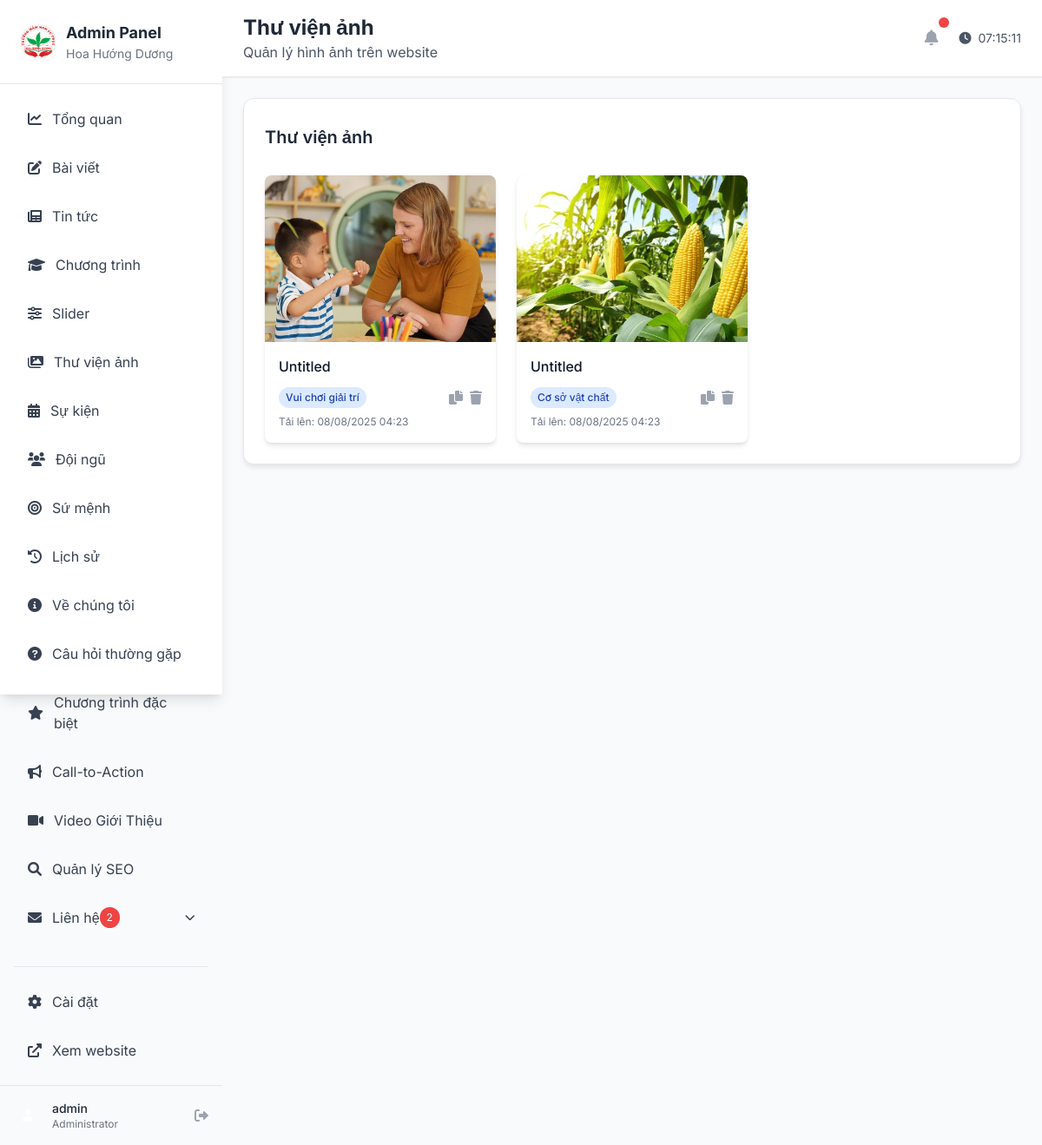
Page /admin/gallery (signed in) on the committed database.
### app.py (models this page shows)
class User(UserMixin, db.Model):
    id = db.Column(db.Integer, primary_key=True)
    username = db.Column(db.String(80), unique=True, nullable=False)
    email = db.Column(db.String(120), unique=True, nullable=False)
    password_hash = db.Column(db.String(128))

class Gallery(db.Model):
    id = db.Column(db.Integer, primary_key=True)
    title = db.Column(db.String(200))
    image_path = db.Column(db.String(200), nullable=False)
    description = db.Column(db.Text)
    category = db.Column(db.String(100))
    is_featured = db.Column(db.Boolean, default=False)
    created_at = db.Column(db.DateTime, default=datetime.utcnow)

### app.py (the view)
@app.route('/admin/gallery')
@login_required
def admin_gallery():
    page = request.args.get('page', 1, type=int)
    images = Gallery.query.order_by(Gallery.created_at.desc()).paginate(
        page=page, per_page=12, error_out=False)
    return render_template('admin/gallery/list.html', images=images)

### templates/admin/gallery/list.html (shortened to what this page needs)
{% extends "admin/base.html" %}
{% block page_title %}Thư viện ảnh{% endblock %}
{% block page_description %}Quản lý hình ảnh trên website{% endblock %}
{% block content %}
<div class="admin-card p-6">
    <div class="flex items-center justify-between mb-6">
        <h2 class="text-xl font-semibold text-gray-800">Thư viện ảnh</h2>
        <a href="{{ url_for('admin_gallery_create') }}" class="bg-orange-600 hover:bg-orange-700 text-white px-4 py-2 rounded-lg transition font-medium">
            <i class="fas fa-upload mr-2"></i>Tải lên ảnh
        </a>
    </div>
    {% if images.items %}
    <div class="grid grid-cols-1 md:grid-cols-2 lg:grid-cols-3 xl:grid-cols-4 gap-6">
        {% for image in images.items %}
        <div class="bg-white rounded-lg shadow-md overflow-hidden hover:shadow-lg transition-shadow duration-300">
            <div class="aspect-w-16 aspect-h-9 bg-gray-200">
                <img src="{{ url_for('static', filename=image.image_path) }}"
                     alt="{{ image.title or 'Gallery Image' }}"
                     class="w-full h-48 object-cover">
            </div>
            <div class="p-4">
                <h3 class="font-medium text-gray-900 truncate">{{ image.title or 'Untitled' }}</h3>
                <div class="flex items-center justify-between mt-3">
                    <div class="flex items-center space-x-2">
                        {% if image.category %}
                        <span class="inline-flex items-center px-2 py-1 rounded-full text-xs font-medium bg-blue-100 text-blue-800">
                            {{ image.category }}
                        </span>
                        {% endif %}
                    </div>
                    <div class="flex items-center space-x-2">
                        <button onclick="copyImageUrl('{{ url_for('static', filename=image.image_path, _external=True) }}')"
                                class="text-gray-400 hover:text-blue-600 transition-colors"
                                title="Copy URL">
                            <i class="fas fa-copy"></i>
                        </button>
                        <form method="POST" action="{{ url_for('admin_gallery_delete', id=image.id) }}" class="inline">
                            <button type="button"
                                    class="delete-btn text-gray-400 hover:text-red-600 transition-colors"
                                    title="Xóa ảnh">
                                <i class="fas fa-trash"></i>
                            </button>
                        </form>
                    </div>
                </div>
                <div class="text-xs text-gray-500 mt-2">
                    Tải lên: {{ image.created_at.strftime('%d/%m/%Y %H:%M') }}
                </div>
            </div>
        </div>
        {% endfor %}
    </div>
    {% endif %}
</div>
{% endblock %}

### templates/admin/base.html (shortened to what this page needs)
<!DOCTYPE html>
<html lang="vi">
<head>
    <link href="https://cdn.jsdelivr.net/npm/tailwindcss@2.2.19/dist/tailwind.min.css" rel="stylesheet">
    <link rel="stylesheet" href="https://cdnjs.cloudflare.com/ajax/libs/font-awesome/6.0.0/css/all.min.css">
    <link rel="stylesheet" href="https://cdnjs.cloudflare.com/ajax/libs/cropperjs/1.5.12/cropper.min.css">
</head>
<body class="bg-gray-50">
    <div class="flex h-screen">
        <div class="w-64 bg-white shadow-lg flex flex-col">
            <div class="p-6 border-b border-gray-200">
                <div class="flex items-center">
                    <img src="{{ url_for('static', filename='images/mnhhd.jpg') }}" alt="Hoa Hướng Dương" class="w-10 h-10 rounded-lg shadow-sm mr-3 object-cover">
                    <div>
                        <h1 class="text-lg font-bold text-gray-800">Admin Panel</h1>
                        <p class="text-sm text-gray-500">Hoa Hướng Dương</p>
                    </div>
                </div>
            </div>
            <nav class="flex-1 p-4">
                <div class="space-y-2">
                    <a href="{{ url_for('admin_dashboard') }}"
                       class="sidebar-item flex items-center px-4 py-3 text-gray-700 rounded-lg hover:text-white transition duration-200 {{ 'bg-gradient-to-r from-orange-400 to-yellow-400 text-white' if request.endpoint == 'admin_dashboard' }}">
                        <i class="fas fa-chart-line mr-3"></i>
                        <span>Tổng quan</span>
                    </a>
                    <a href="{{ url_for('admin_posts') }}"
                       class="sidebar-item flex items-center px-4 py-3 text-gray-700 rounded-lg hover:text-white transition duration-200 {{ 'bg-gradient-to-r from-orange-400 to-yellow-400 text-white' if 'posts' in request.endpoint }}">
                        <i class="fas fa-edit mr-3"></i>
                        <span>Bài viết</span>
                    </a>
                    <a href="{{ url_for('admin_news') }}"
                       class="sidebar-item flex items-center px-4 py-3 text-gray-700 rounded-lg hover:text-white transition duration-200 {{ 'bg-gradient-to-r from-orange-400 to-yellow-400 text-white' if 'news' in request.endpoint }}">
                        <i class="fas fa-newspaper mr-3"></i>
                        <span>Tin tức</span>
                    </a>
                    <a href="{{ url_for('admin_programs') }}"
                       class="sidebar-item flex items-center px-4 py-3 text-gray-700 rounded-lg hover:text-white transition duration-200 {{ 'bg-gradient-to-r from-orange-400 to-yellow-400 text-white' if 'programs' in request.endpoint }}">
                        <i class="fas fa-graduation-cap mr-3"></i>
                        <span>Chương trình</span>
                    </a>
                    <a href="{{ url_for('admin_slider') }}"
                       class="sidebar-item flex items-center px-4 py-3 text-gray-700 rounded-lg hover:text-white transition duration-200 {{ 'bg-gradient-to-r from-orange-400 to-yellow-400 text-white' if 'slider' in request.endpoint }}">
                        <i class="fas fa-sliders-h mr-3"></i>
                        <span>Slider</span>
                    </a>
                    <a href="{{ url_for('admin_gallery') }}"
                       class="sidebar-item flex items-center px-4 py-3 text-gray-700 rounded-lg hover:text-white transition duration-200 {{ 'bg-gradient-to-r from-orange-400 to-yellow-400 text-white' if 'gallery' in request.endpoint }}">
                        <i class="fas fa-images mr-3"></i>
                        <span>Thư viện ảnh</span>
                    </a>
                    <a href="{{ url_for('admin_events') }}"
                       class="sidebar-item flex items-center px-4 py-3 text-gray-700 rounded-lg hover:text-white transition duration-200 {{ 'bg-gradient-to-r from-orange-400 to-yellow-400 text-white' if 'events' in request.endpoint }}">
                        <i class="fas fa-calendar-alt mr-3"></i>
                        <span>Sự kiện</span>
                    </a>
                    <a href="{{ url_for('admin_team') }}"
                       class="sidebar-item flex items-center px-4 py-3 text-gray-700 rounded-lg hover:text-white transition duration-200 {{ 'bg-gradient-to-r from-orange-400 to-yellow-400 text-white' if 'team' in request.endpoint }}">
                        <i class="fas fa-users mr-3"></i>
                        <span>Đội ngũ</span>
                    </a>
                    <a href="{{ url_for('admin_mission') }}"
                       class="sidebar-item flex items-center px-4 py-3 text-gray-700 rounded-lg hover:text-white transition duration-200 {{ 'bg-gradient-to-r from-orange-400 to-yellow-400 text-white' if 'mission' in request.endpoint }}">
                        <i class="fas fa-bullseye mr-3"></i>
                        <span>Sứ mệnh</span>
                    </a>
                    <a href="{{ url_for('admin_history') }}"
                       class="sidebar-item flex items-center px-4 py-3 text-gray-700 rounded-lg hover:text-white transition duration-200 {{ 'bg-gradient-to-r from-orange-400 to-yellow-400 text-white' if 'history' in request.endpoint }}">
                        <i class="fas fa-history mr-3"></i>
                        <span>Lịch sử</span>
                    </a>
                    <a href="{{ url_for('admin_about') }}"
                       class="sidebar-item flex items-center px-4 py-3 text-gray-700 rounded-lg hover:text-white transition duration-200 {{ 'bg-gradient-to-r from-orange-400 to-yellow-400 text-white' if 'about' in request.endpoint }}">
                        <i class="fas fa-info-circle mr-3"></i>
                        <span>Về chúng tôi</span>
                    </a>
                    <a href="{{ url_for('admin_faq') }}"
                       class="sidebar-item flex items-center px-4 py-3 text-gray-700 rounded-lg hover:text-white transition duration-200 {{ 'bg-gradient-to-r from-orange-400 to-yellow-400 text-white' if 'faq' in request.endpoint }}">
                        <i class="fas fa-question-circle mr-3"></i>
                        <span>Câu hỏi thường gặp</span>
                    </a>
                    <a href="{{ url_for('admin_special_programs') }}"
                       class="sidebar-item flex items-center px-4 py-3 text-gray-700 rounded-lg hover:text-white transition duration-200 {{ 'bg-gradient-to-r from-orange-400 to-yellow-400 text-white' if 'special_programs' in request.endpoint }}">
                        <i class="fas fa-star mr-3"></i>
                        <span>Chương trình đặc biệt</span>
                    </a>
                    <a href="{{ url_for('admin_cta') }}"
                       class="sidebar-item flex items-center px-4 py-3 text-gray-700 rounded-lg hover:text-white transition duration-200 {{ 'bg-gradient-to-r from-orange-400 to-yellow-400 text-white' if 'cta' in request.endpoint }}">
                        <i class="fas fa-bullhorn mr-3"></i>
                        <span>Call-to-Action</span>
                    </a>
                    <a href="{{ url_for('admin_videos') }}"
                       class="sidebar-item flex items-center px-4 py-3 text-gray-700 rounded-lg hover:text-white transition duration-200 {{ 'bg-gradient-to-r from-orange-400 to-yellow-400 text-white' if 'videos' in request.endpoint }}">
                        <i class="fas fa-video mr-3"></i>
                        <span>Video Giới Thiệu</span>
                    </a>
                    <a href="{{ url_for('admin_seo') }}"
                       class="sidebar-item flex items-center px-4 py-3 text-gray-700 rounded-lg hover:text-white transition duration-200 {{ 'bg-gradient-to-r from-orange-400 to-yellow-400 text-white' if 'seo' in request.endpoint }}">
                        <i class="fas fa-search mr-3"></i>
                        <span>Quản lý SEO</span>
                    </a>
                    <div class="relative">
                        <button id="contacts-dropdown-btn"
                                class="sidebar-item flex items-center px-4 py-3 text-gray-700 rounded-lg hover:text-white transition duration-200 w-full text-left {{ 'bg-gradient-to-r from-orange-400 to-yellow-400 text-white' if 'contacts' in request.endpoint }}">
                            <i class="fas fa-envelope mr-3"></i>
                            <span>Liên hệ</span>
                            {% if unread_contacts > 0 %}
                            <span class="bg-red-500 text-white text-xs px-2 py-1 rounded-full">{{ unread_contacts }}</span>
                            {% endif %}
                            <i id="contacts-chevron" class="fas fa-chevron-down ml-auto text-xs transition-transform"></i>
                        </button>
                    </div>
                </div>
                <div class="mt-8 pt-4 border-t border-gray-200">
                    <div class="space-y-2">
                        <a href="{{ url_for('admin_settings') }}"
                           class="sidebar-item flex items-center px-4 py-3 text-gray-700 rounded-lg hover:text-white transition duration-200">
                            <i class="fas fa-cog mr-3"></i>
                            <span>Cài đặt</span>
                        </a>
                        <a href="{{ url_for('index') }}" target="_blank"
                           class="sidebar-item flex items-center px-4 py-3 text-gray-700 rounded-lg hover:text-white transition duration-200">
                            <i class="fas fa-external-link-alt mr-3"></i>
                            <span>Xem website</span>
                        </a>
                    </div>
                </div>
            </nav>
            <div class="p-4 border-t border-gray-200">
                <div class="flex items-center justify-between">
                    <div class="flex items-center">
                        <div class="w-8 h-8 bg-gradient-to-r from-orange-400 to-yellow-400 rounded-full flex items-center justify-center mr-3">
                            <i class="fas fa-user text-white text-sm"></i>
                        </div>
                        <div>
                            <p class="text-sm font-medium text-gray-800">{{ current_user.username }}</p>
                            <p class="text-xs text-gray-500">Administrator</p>
                        </div>
                    </div>
                    <a href="{{ url_for('admin_logout') }}"
                       class="text-gray-400 hover:text-red-500 transition"
                       title="Đăng xuất">
                        <i class="fas fa-sign-out-alt"></i>
                    </a>
                </div>
            </div>
        </div>
        <div class="flex-1 flex flex-col overflow-hidden">
            <header class="bg-white shadow-sm border-b border-gray-200 px-6 py-4">
                <div class="flex items-center justify-between">
                    <div>
                        <h1 class="text-2xl font-bold text-gray-800">{% block page_title %}Dashboard{% endblock %}</h1>
                        <p class="text-gray-600">{% block page_description %}Quản lý nội dung website{% endblock %}</p>
                    </div>
                    <div class="flex items-center space-x-4">
                        <div class="relative">
                            <button class="p-2 text-gray-400 hover:text-gray-600 relative">
                                <i class="fas fa-bell text-lg"></i>
                                <span class="absolute -top-1 -right-1 w-3 h-3 bg-red-500 rounded-full"></span>
                            </button>
                        </div>
                        <div class="text-sm text-gray-600">
                            <i class="fas fa-clock mr-1"></i>
                            <span id="current-time"></span>
                        </div>
                    </div>
                </div>
            </header>
            <main class="flex-1 overflow-auto p-6">
                {% block content %}{% endblock %}
            </main>
        </div>
    </div>
</body>
</html>

### rows in the picture
User: username "admin"
Gallery: image_path (picture), title "Untitled", category "Vui chơi giải trí", created_at "08/08/2025 04:23"
Gallery: image_path (picture), title "Untitled", category "Cơ sở vật chất", created_at "08/08/2025 04:23"

### other values in the picture
{{ unread_contacts }} "2"
